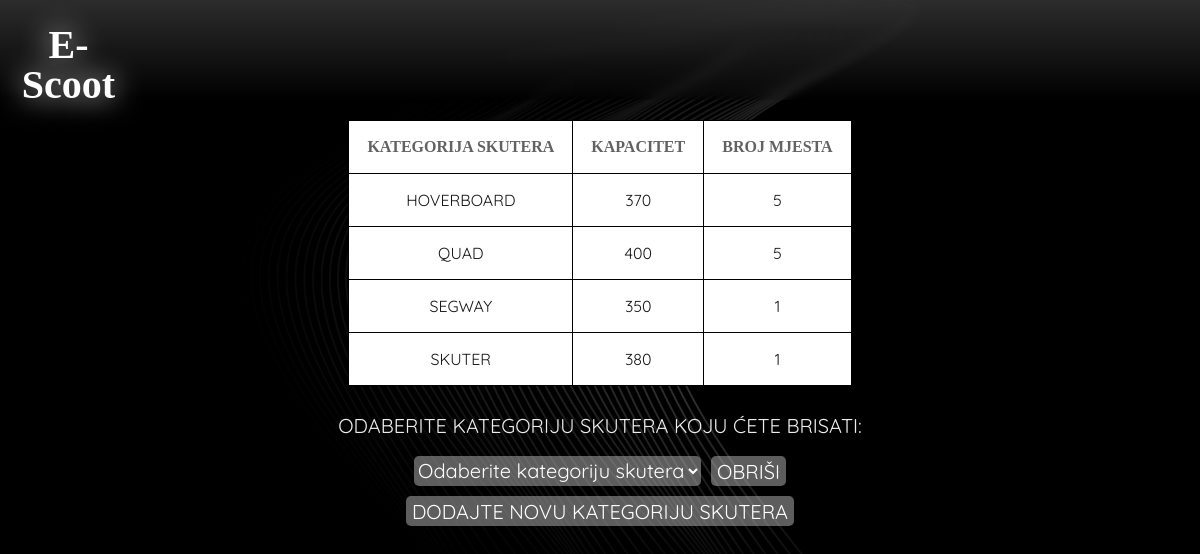
/admin/scootercat.php, run on the app's committed database.
### tables this page shows
CREATE TABLE `scooter_category` (
  `CATEGORY_NAME` varchar(25) NOT NULL,
  `NO_OF_LUGGAGE` int(11) NOT NULL,
  `NO_OF_PERSON` int(11) NOT NULL
);

### admin/scootercat.php (the view, shortened to what this page needs)
<!DOCTYPE html>
<html lang="en">
<head>
    <link rel="stylesheet" type="text/css" href="css/reset.css">
    <link rel="stylesheet" type="text/css" href="css/responsive.css">
</head>
<body>
    <section class="">
        <?php
        include 'header.php';
        $scooter = "SELECT * FROM scooter_category";
        $scooter1 = $conn->query($scooter);
        ?>
        <div class="cal">
            <table class="invc">
                <tr>
                    <td>
                        <h3>KATEGORIJA SKUTERA</h3>
                    </td>
                    <td>
                        <h3>KAPACITET</h3>
                    </td>
                    <td>
                        <h3>BROJ MJESTA</h3>
                    </td>
                </tr>
                <?php
                while ($scooterw1 = $scooter1->fetch_assoc()) {
                ?>
                    <tr>
                        <td><?php echo $scooterw1['CATEGORY_NAME'] ?></td>
                        <td><?php echo $scooterw1['NO_OF_LUGGAGE'] ?></td>
                        <td><?php echo $scooterw1['NO_OF_PERSON'] ?></td>
                    </tr>
                <?php }
                ?>
            </table>
        </div>
        <form method="post">
            <table class="inv">
                <tr>
                    <p style="height:30px;color: #ededed; font-family: 'Quicksand'; margin-top: 10px; font-size: 20px;">ODABERITE KATEGORIJU SKUTERA KOJU ĆETE BRISATI:</p>
                </tr>
                <tr>
                <tr>
                    <select name="CATEGORY_DEL" required style="margin-right: 10px;">
                        <option> Odaberite kategoriju skutera </option>
                    </select>
                    <input type="submit" name='cat_delete' value="OBRIŠI">
                </tr>
                </tr><br>
                <tr>
                    <input type="submit" name='add' value="DODAJTE NOVU KATEGORIJU SKUTERA">
                </tr>
            </table>
        </form>
    </section>
</body>
</html>

### admin/css/responsive.css (style rules this page uses)
body { background-image: url('/ev/assets/bgm.jpg'); background-size: contain; background-repeat: no-repeat; background-size: cover; }
html { scroll-behavior: smooth; }
h1, h2, h3, h4, h5, h6 { color: #626262; font-family: "Good Times"; }
h3 { font-size: 1.0em; margin: 0em 0 }
h1, h2, h3, h4, h5, h6 { font-weight: bolder }
.cal { display: flex; margin-top: 100px; }
.invc { margin: 20px auto; background: white; }
.invc tr { font-family: 'Quicksand'; text-align: center; color: #171717; }
.invc th, .invc td { border: 1px solid black; padding: 15px; padding: 18px; }
::placeholder { color: #ededed; }
input { color: white; background: rgba(186, 186, 186, 0.502); font-family: 'Quicksand'; font-size: 20px; height: 30px; margin-top: 10px; border-radius: 5px; overflow: hidden; border: none; filter: blur(); }
select { color: white; background: rgba(186, 186, 186, 0.502); font-family: 'Quicksand'; font-size: 20px; height: 30px; margin-top: 10px; border-radius: 5px; overflow: hidden; border: none; filter: blur(); }

### data on the page
scooter_category: CATEGORY_NAME "HOVERBOARD", NO_OF_LUGGAGE "370", NO_OF_PERSON "5"
scooter_category: CATEGORY_NAME "QUAD", NO_OF_LUGGAGE "400", NO_OF_PERSON "5"
scooter_category: CATEGORY_NAME "SEGWAY", NO_OF_LUGGAGE "350", NO_OF_PERSON "1"
scooter_category: CATEGORY_NAME "SKUTER", NO_OF_LUGGAGE "380", NO_OF_PERSON "1"
